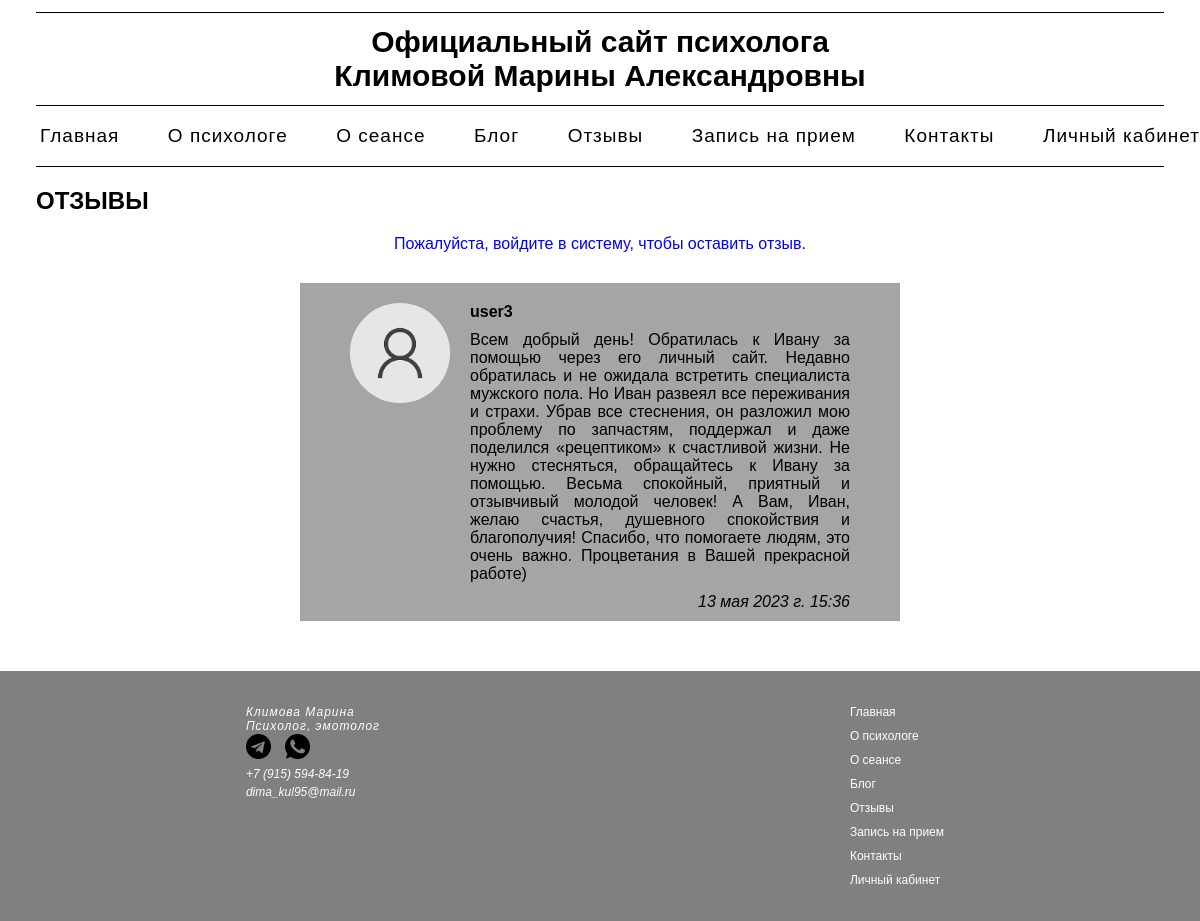
The app's page /reviews/ with its own data.
### main/models.py (models this page shows, shortened)
class Feedback(models.Model):
    owner = models.ForeignKey(Profile, on_delete=models.CASCADE, null=True, verbose_name='Имя пользователя')
    body = models.TextField(null=True, blank=True, verbose_name='Отзыв')
    created = models.DateTimeField(auto_now_add=True, verbose_name='Дата публикации')
    class Meta:
        verbose_name = 'Отзыв'
        verbose_name_plural = 'Отзывы'

### personal_account/models.py (models this page shows, shortened)
class Profile(models.Model):
    user = models.OneToOneField(User, on_delete=models.CASCADE, null=True, blank=True, verbose_name='Имя пользователя')
    username = models.CharField(max_length=200, null=True, blank=True, verbose_name='Имя пользователя')
    name = models.CharField(max_length=200, null=True, blank=True, verbose_name='Имя')
    surname = models.CharField(max_length=200, null=True, blank=True, verbose_name='Фамилия')
    patronymic = models.CharField(max_length=200, null=True, blank=True, verbose_name='Отчество')
    email = models.EmailField(max_length=500, null=False, blank=False)
    phoneNumber = PhoneNumberField(null=True, blank=True, verbose_name='Номер телефона')
    secondPhoneNumber = PhoneNumberField(null=True, blank=True, verbose_name='Доп. номер телефона')
    bio = models.TextField(null=True, blank=True, verbose_name='О себе')
    profile_image = models.ImageField(upload_to='profiles/', default='profiles/user-default.png', verbose_name='Фото')
    created = models.DateTimeField(auto_now_add=True, verbose_name='Дата регистрации')
    class Meta:
        verbose_name = "Профиль"
        verbose_name_plural = "Профили"

### main/views.py (the view, shortened to what this page needs)
# urls.py: path('reviews/', views.reviews, name="reviews"),
def reviews(request):
    profiles = Profile.objects.all()
    form = FeedbackForm()
    try:
        profile = Profile.objects.filter(user=request.user)
        feedbacks = Feedback.objects.all().values_list('owner__id', flat=True)
    except:
        profile = None
        feedbacks = None
    context = {"profiles": profiles, "form": form, "profile": profile, "feedbacks": feedbacks}
    return render(request, "main/reviews.html", context)

### main/templates/main/reviews.html (shortened to what this page needs)
{% extends 'main/menu.html' %}
{% block content %}
<h2 class="profile_h2">Отзывы</h2>
{% if request.user.profile.id in feedbacks %}
    <p class="profile_p">Вы уже оставляли свой отзыв</p>
{% else %}
    <div class="profile_a"><a href="{% url 'personal_account:login' %}">Пожалуйста, войдите в систему, чтобы оставить отзыв.</a></div>
{% endif %}
{% for profile in profiles %}
    {% for feedback in profile.feedback_set.all %}
        {% if request.user.profile.id == profile.id %}
            <div class="reviews_container">
                <div class="reviews">
                        <img src="{{ feedback.owner.profile_image.url }}" alt="">
                        <div>
                            <div class="reviews_owner">{{ feedback.owner.username }}</div>
                            <div class="review_text">{{ feedback.body|linebreaksbr }}</div>
                            <div>{{ feedback.created }}</div>
                            <div class="del"><a href="{% url 'reviews_delete' %}">Удалить отзыв</a></div>
                        </div>
                </div>
            </div>
        {% else %}
            <div class="reviews_container">
                <div class="reviews">
                        <img src="{{ feedback.owner.profile_image.url }}" alt="">
                        <div>
                            <div class="reviews_owner">{{ feedback.owner.username }}</div>
                            <div>{{ feedback.body|linebreaksbr }}</div>
                            <div class="reviews_date">{{ feedback.created }}</div>
                        </div>
                </div>
            </div>
        {% endif %}
    {% endfor %}
{% endfor %}
{% endblock %}

### main/static/css/style.css (style rules this page uses)
body { background: white; padding: 0; margin: 0; font-family: Arial, Helvetica, sans-serif; height: 100%; }
.profile_h2 { margin-left: 3%; text-transform: uppercase; }
.reviews_container { display: flex; justify-content: center; }
.reviews img { width: 100px; height: 100px; border-radius: 50%; margin-right: 20px; margin-top: 20px; }
.reviews { display: flex; width: 50%; text-align: justify; background-color: rgb(166, 165, 165); margin-bottom: 50px; padding: 0px 50px 0 50px; box-sizing: border-box; }
.reviews_owner { margin-top: 20px; font-weight: bold; margin-bottom: 10px; align-items: baseline; }
.reviews_date { margin-top: 10px; font-style: italic; text-align: right; margin-bottom: 10px; }
.profile_a { text-align: center; margin-bottom: 30px; }
.profile_a a { text-decoration: none; color: blue; }

### records on screen
Feedback: owner.profile_image (placeholder picture), owner.username "user3", body "Всем добрый день! Обратилась к Ивану за помощью через его личный сайт. Недавно обратилась и не ожидала встретить специалиста мужского пола. Но Иван развеял все переживания и страхи. Убрав все стеснения, он разложил мою проблему по запчастям, поддержал и даже поделился «рецептиком» к счастливой жизни. Не нужно стесняться, обращайтесь к Ивану за помощью. Весьма спокойный, приятный и отзывчивый молодой человек! А Вам, Иван, желаю счастья, душевного спокойствия и благополучия! Спасибо, что помогаете людям, это очень важно. Процветания в Вашей прекрасной работе)", created "13 мая 2023 г. 15:36"
